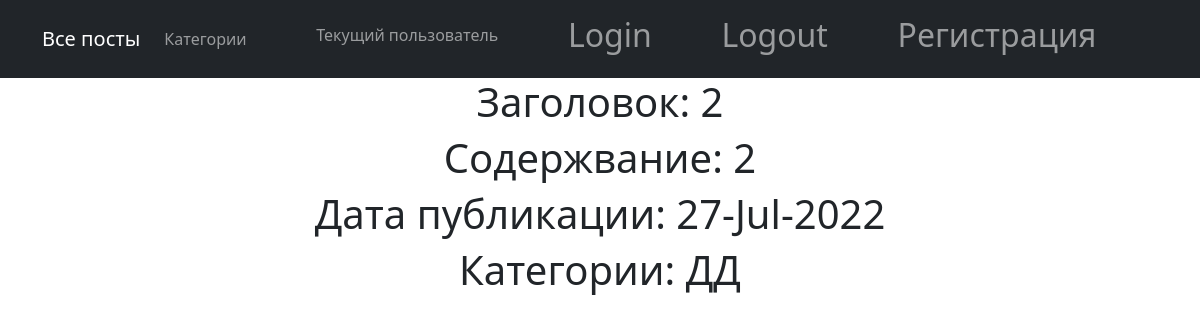
The page /posts/2 on the database its author committed.
### main/models.py (models this page shows, shortened)
class Post(models.Model):
    author = models.ForeignKey("Author", on_delete=models.CASCADE)
    time_in = models.DateTimeField(auto_now_add=True)
    header = models.CharField(max_length=128, default="")
    text = models.TextField(null = True)
    category = models.ForeignKey("Category", on_delete=models.CASCADE)

class Category(models.Model):
    category = models.CharField(max_length=64, unique=True)

### main/views.py (the view)
# urls.py: path('<int:pk>', PostDetail.as_view(), name='posts_detail'),
class PostDetail(DetailView):
     model = Post  # модель всё та же, но мы хотим получать детали конкретно отдельного товара
     template_name = 'post_detail.html'  # название шаблона будет product.html
     context_object_name = 'postdetail'  # название объекта. в нём будет

### templates/post_detail.html (shortened to what this page needs)
<!DOCTYPE html>
<html lang="en">
{% extends 'flatpages/default.html' %}
{% block content %}
<h1> Заголовок: {{ postdetail.header}}</h1>
<h1>Содержвание: {{ postdetail.text|truncatechars:50}} </h1>
<h1>Дата публикации: {{ postdetail.time_in|date:"d-M-Y"}}  {{ newsdetail.time_in|time:"H:i"}}</h1>
<h1>Категории: {{postdetail.category.category}}
</h1>
{% endblock content %}

### rows shown on the page
Post: header "2", text "2", time_in "27-Jul-2022", category.category "ДД"
